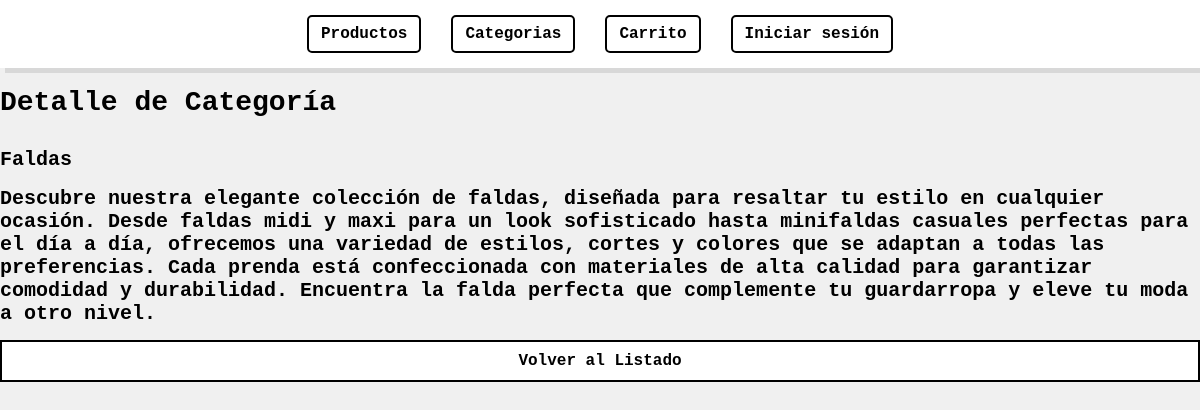
Page /inventario/categoria/2/ on the committed database.
### Inventario/models.py (models this page shows, shortened)
class Categoria(models.Model):
    nombre = models.CharField(max_length=100)
    descripcion = models.TextField(blank=True, null=True)

### Inventario/views.py (the view)
# urls.py: path('categoria/<int:pk>/', views.categoria_detalle, name='categoria_detalle'),
def categoria_detalle(request, pk):
    categoria = get_object_or_404(Categoria, pk=pk)
    return render(request, 'Inventario/categoria_detalle.html', {'categoria': categoria})

### Inventario/context_processors.py (called while the page is built)
def is_admin(request):
    if request.user.is_authenticated:
        return {
            'is_admin': request.user.groups.filter(name='Administradores').exists()
        }
    return {
        'is_admin': False
    }

### templates/Inventario/categoria_detalle.html (shortened to what this page needs)
{% load static %}
<!DOCTYPE html>
<html lang="es">
<head>
    <link rel="stylesheet" href="{% static 'css/home.css' %}">
</head>
<body>
    <nav>
        <a href="{% url 'producto_lista' %}">Productos</a>
        <a href="{% url 'categoria_lista' %}">Categorias</a>
        <a href="{% url 'ver_carrito' %}">Carrito</a>
        {% if user.is_authenticated %}
            {% if is_admin %}
                <a href="{% url 'producto_create' %}">Agregar Producto</a>
                <a href="{% url 'categoria_nueva' %}">Agregar Categoría</a>
            {% endif %}
            <a href="{% url 'logout' %}">Cerrar sesión</a>
        {% else %}
            <a href="{% url 'login' %}">Iniciar sesión</a>
        {% endif %}
    </nav>
    <h1>Detalle de Categoría</h1>
    <h2>{{ categoria.nombre }}</h2>
    <h2>{{ categoria.descripcion }}</h2>
    <a href="{% url 'categoria_lista' %}">Volver al Listado</a>
</body>
</html>

### static/css/home.css (style rules this page uses)
:root { --primary-color: #000000; --secondary-color: #333333; --text-color: #000000; --background-color: #f0f0f0; --box-shadow: 5px 5px 0px rgba(0, 0, 0, 0.1); --nav-bg-color: #ffffff; --nav-link-color: #000000; --nav-link-hover-bg-color: #000000; --nav-link-hover-color: #ffffff; }
body { font-family: 'Courier New', monospace; background-color: var(--background-color); margin: 0; color: var(--text-color); }
nav { background-color: var(--nav-bg-color); box-shadow: var(--box-shadow); padding: 15px 20px; display: flex; justify-content: center; align-items: center; }
nav a { color: var(--nav-link-color); text-decoration: none; margin: 0 15px; font-size: 16px; font-weight: 600; transition: background-color 0.3s ease, color 0.3s ease; padding: 8px 12px; border-radius: 5px; }
h1 { color: var(--primary-color); margin-bottom: 30px; font-size: 28px; font-weight: 700; }
h2 { color: var(--primary-color); font-size: 20px; font-weight: 700; margin-bottom: 15px; }
a, button { display: block; background-color: white; color: black; border: 2px solid black; padding: 10px 15px; margin: 10px 0; text-decoration: none; font-size: 16px; font-weight: 600; transition: background-color 0.3s ease, color 0.3s ease; cursor: pointer; text-align: center; }

### rows in the picture
Categoria: nombre "Faldas", descripcion "Descubre nuestra elegante colección de faldas, diseñada para resaltar tu estilo en cualquier ocasión. Desde faldas midi y maxi para un look sofisticado hasta minifaldas casuales perfectas para el día a día, ofrecemos una variedad de estilos, cortes y colores que se adaptan a todas las preferencias. Cada prenda está confeccionada con materiales de alta calidad para garantizar comodidad y durabilidad. Encuentra la falda perfecta que complemente tu guardarropa y eleve tu moda a otro nivel."
